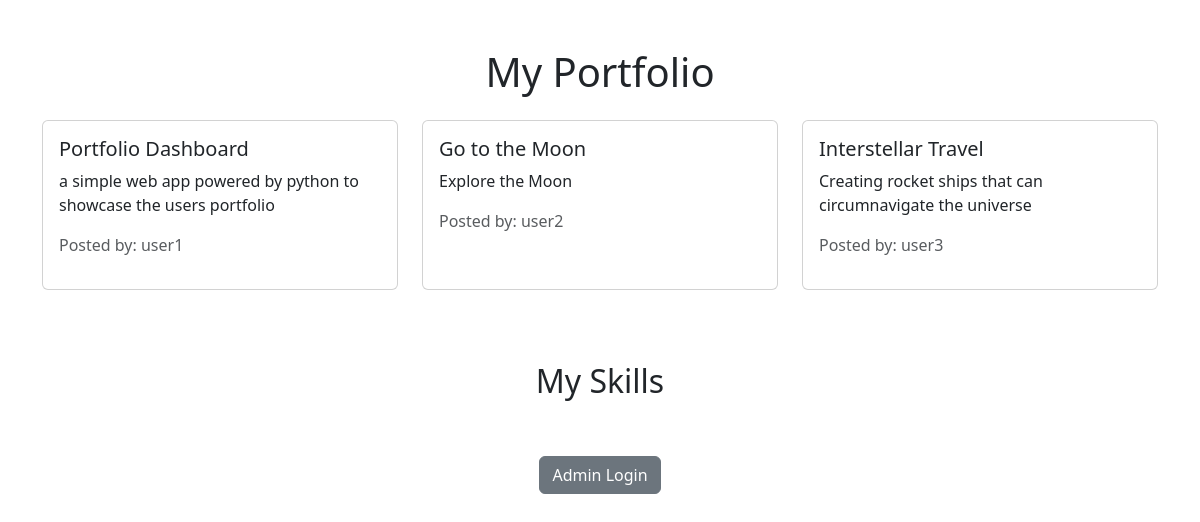
The app's page /portfolio with its own data.
### app.py (models this page shows, shortened)
class Project(db.Model):
    id = db.Column(db.Integer, primary_key=True)
    title = db.Column(db.String(100), nullable=False)
    description = db.Column(db.Text, nullable=False)
    link = db.Column(db.String(200), nullable=True)
    image_url = db.Column(db.String(200), nullable=True)
    user_id = db.Column(db.Integer, db.ForeignKey('user.id'), nullable=False)
    likes = db.relationship('Like', backref='project', lazy=True)
    comments = db.relationship('Comment', backref='project', lazy=True)

class User(UserMixin, db.Model):
    id = db.Column(db.Integer, primary_key=True)
    username = db.Column(db.String(80), unique=True, nullable=False)
    password_hash = db.Column(db.String(128), nullable=False)
    bio = db.Column(db.Text, default="")
    avatar_url = db.Column(db.String(300), default="")
    website_url = db.Column(db.String(300), default="")
    projects = db.relationship('Project', backref='user', lazy=True)
    skills = db.relationship('Skill', backref='user', lazy=True)
    display_name = db.Column(db.String(100), default="")
    is_admin = db.Column(db.Boolean, default=False)

### app.py (the view)
@app.route("/portfolio")
def public_portfolio():
    projects = Project.query.all()
    return render_template("public_portfolio.html", projects=projects)

### templates/public_portfolio.html (shortened to what this page needs)
<!DOCTYPE html>
<html lang="en">
<head>
    <link href="https://cdn.jsdelivr.net/npm/bootstrap@5.3.3/dist/css/bootstrap.min.css" rel="stylesheet">
</head>
<body class="container mt-5">
    <h1 class="mb-4 text-center">My Portfolio</h1>
    <div class="row">
    {% for project in projects %}
        <div class="col-md-4 mb-4">
            <div class="card h-100">
                <div class="card-body">
                    <h5 class="card-title">{{ project.title }}</h5>
                    <p class="card-text">{{ project.description }}</p>
                    <p class="text-muted">Posted by: {{ project.user.username }}</p>
                </div>
            </div>
        </div>
    {% endfor %}
    </div>
    <h2 class="text-center mt-5">My Skills</h2>
    <div class="text-center mt-5">
        <a href="{{ url_for('login') }}" class="btn btn-secondary">Admin Login</a>
    </div>
</body>
</html>

### records on screen
Project: title "Portfolio Dashboard", description "a simple web app powered by python to showcase the users portfolio", user.username "user1"
Project: title "Go to the Moon", description "Explore the Moon", user.username "user2"
Project: title "Interstellar Travel", description "Creating rocket ships that can circumnavigate the universe", user.username "user3"
